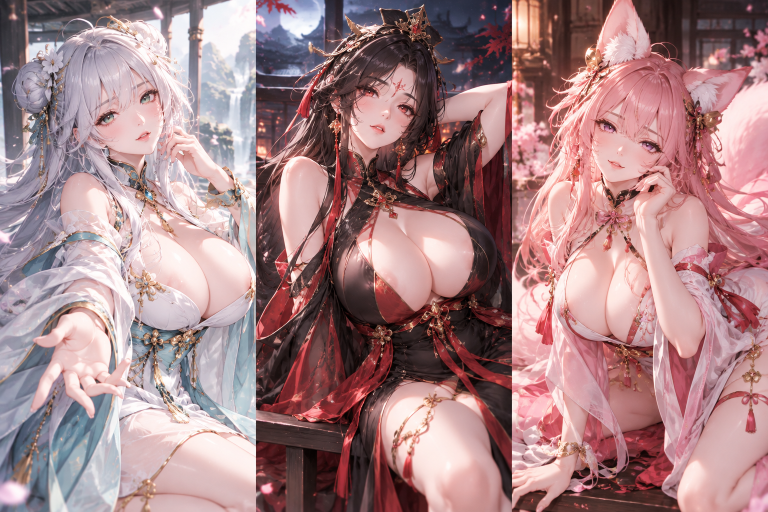
#> input picture app/src/main/assets/characters/heroines_reference.png, 1536 x 1024 px (shown at 1/2 size)
$ python -i cp417_source_lash_blink.py   (imports and definitions only)
#> lines starting #> are read from the running program, lines starting #| are printed output that depends on the picture
#!/usr/bin/env python3
"""CP417 same-pose source-lash blink — DEBUG study, NOT approved art.

Rules: exact user-approved CANON bytes; no synthetic replacement head; edit ROI
only; leave original upper lashes. Source pixel size has tiny eyes; NO HD claims.
"""
from __future__ import annotations
import argparse,hashlib,io,json,math,zipfile,xml.etree.ElementTree as ET
from pathlib import Path
import numpy as np
from PIL import Image, ImageDraw, ImageFilter

SHA='f43046d13861a2b23b2e99094040be139831de4af929c9299e7e275a3eaf910a'
NAME='LAM_THIEN_CANON_V2_1_FINAL_20261029.png'
CANON_SIZE=(941,1672);FRONT=(16,180,224,623);SIZE=(208,443)
# Eye-space coordinates are for front standing, not the other portrait.
ROIS={'L':(88,50,104,56),'R':(107,50,124,57)}
FRAMES=5
S=16

def sha(path): return hashlib.sha256(Path(path).read_bytes()).hexdigest()
# [67 lines left out: functions source, draw_frame, roi_diff, not called in this run]

def preview_board(frames):
    inds=[0,2,4]
    w=425*3+48;h=1265
    bg=Image.new('RGB',(w,h),'#e9f0f7');d=ImageDraw.Draw(bg)
    d.text((16,12),'CP417 - LAM THIEN V2.1 / SOURCE-LASH RETAINED BLINK / DEBUG DRAFT',fill='#1a3754')
    d.text((16,34),'ONE exact CANON, same front pose, wholebody native 208x443; eye pixels only. No HD redraw.',fill='#465a75')
    for i,idx in enumerate(inds):
        ox=16+i*441
        label=['OPEN - exact original','HALF BLINK - DRAFT','CLOSED - DRAFT'][i]
        d.rectangle((ox,59,ox+416,82),fill='#244160');d.text((ox+10,65),label,fill='white')
        img=frames[idx]
        bg.paste(img.convert('RGB').resize((416,886),Image.Resampling.NEAREST),(ox,84))
        region=img.crop((77,37,132,71)).resize((416,257),Image.Resampling.NEAREST)
        bg.paste(region.convert('RGB'),(ox,984))
    d.text((16,1246),'PENDING USER VISUAL APPROVAL. This is a debug same-pose asset, not animator/Spine production art.',fill='#a83b59')
    return bg

# [61 lines left out: functions gif_blink, make_ora, run, not called in this run]

# [3 lines not run here, left out]

>>> import cv2
>>> picture = cv2.imread('../../app/src/main/assets/characters/heroines_reference.png', cv2.IMREAD_GRAYSCALE)
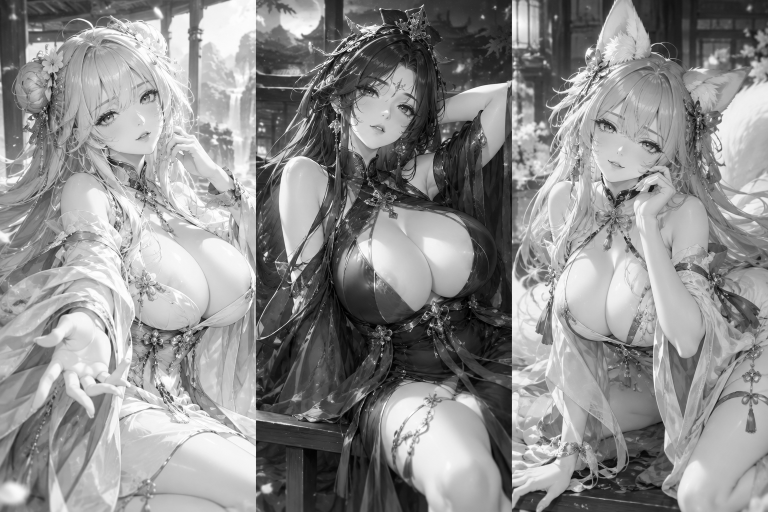
#> picture: shape (1024, 1536) (shown at 1/2 size); min 0, max 255, mean 142
>>> result = preview_board(picture)
#> in preview_board, `bg = Image.new('RGB', (w, h), '#e9f0f7')`:
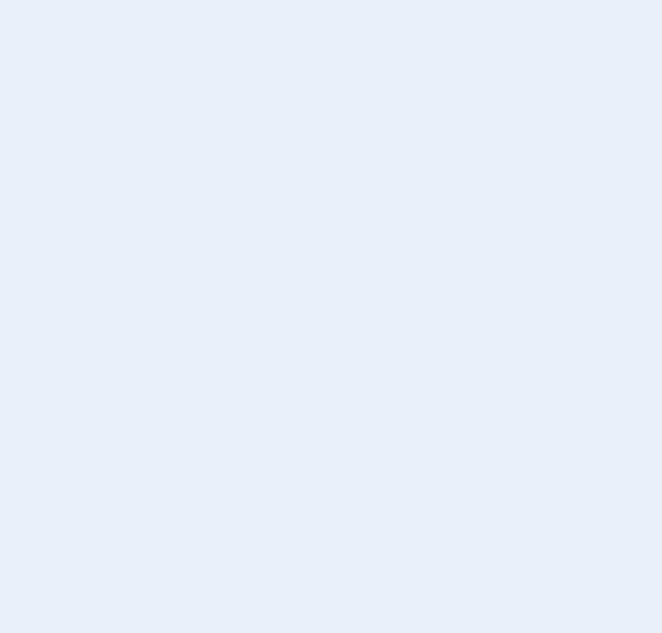
#> bg: PIL image 1323x1265 RGB (shown at 1/2 size); mean R, G, B 233, 240, 247
#> (the run stopped early here; a loop or call above may not have finished)
